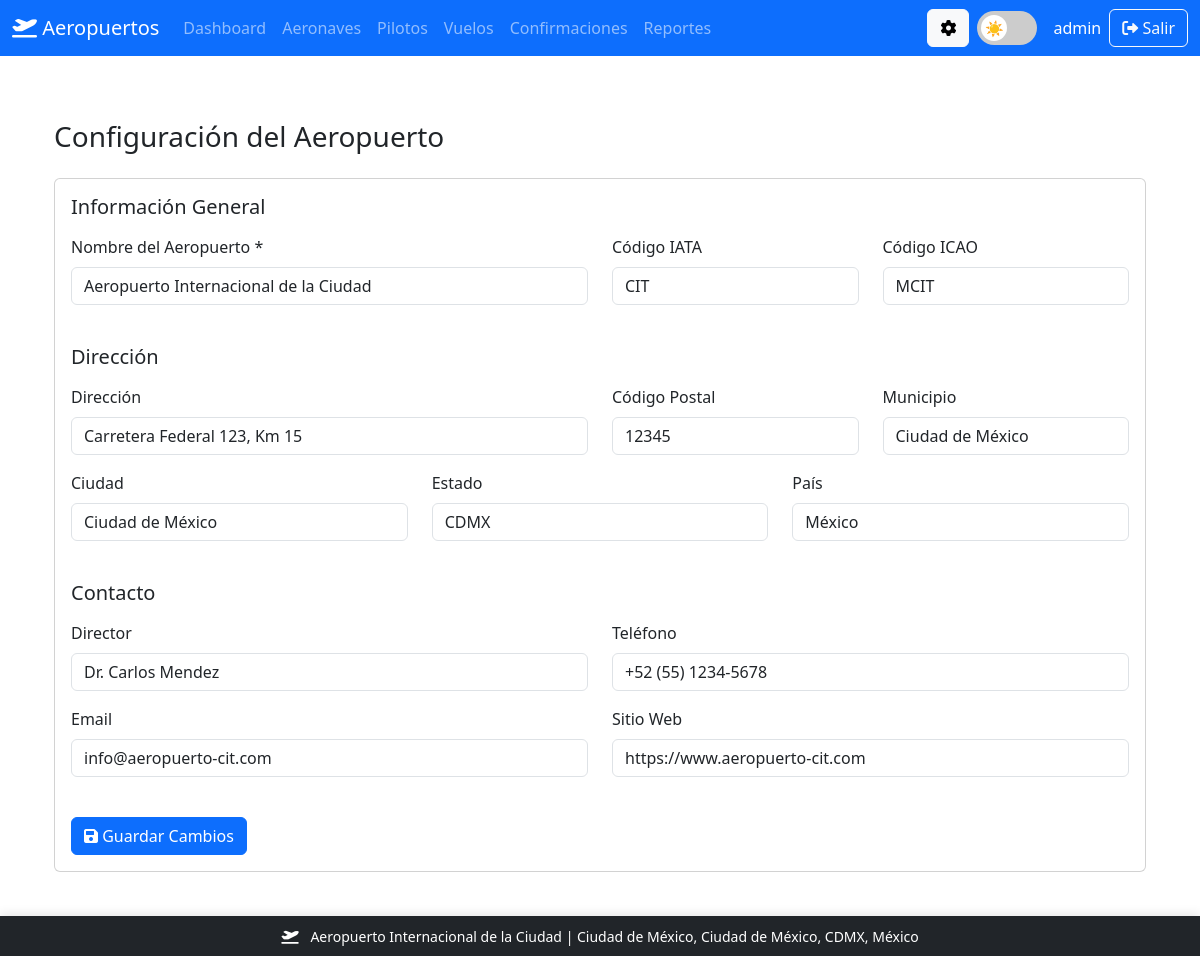
/config/aeropuerto (signed in), run on the app's committed database.
### models.py (models this page shows, shortened)
class Usuario(db.Model, UserMixin):
    __table_args__ = {'extend_existing': True}
    __tablename__ = 'Usuarios'
    id = db.Column(db.Integer, primary_key=True)
    username = db.Column(db.String(80), unique=True, nullable=False)
    password_hash = db.Column(db.String(120), nullable=False)
    rol = db.Column(db.String(20), default='usuario')
    created_at = db.Column(db.DateTime, default=datetime.utcnow)

class ConfiguracionAeropuerto(db.Model):
    __table_args__ = {'extend_existing': True}
    __tablename__ = 'configuracion_aeropuerto'
    id = db.Column(db.Integer, primary_key=True)
    nombre = db.Column(db.String(100), nullable=False, default='Mi Aeropuerto')
    codigo_iata = db.Column(db.String(3))
    codigo_icao = db.Column(db.String(4))
    director = db.Column(db.String(100))
    direccion = db.Column(db.String(200))
    codigo_postal = db.Column(db.String(10))
    municipio = db.Column(db.String(100))
    ciudad = db.Column(db.String(100))
    estado = db.Column(db.String(100))
    pais = db.Column(db.String(100), default='México')
    telefono = db.Column(db.String(20))
    email = db.Column(db.String(100))
    sitio_web = db.Column(db.String(200))
    created_at = db.Column(db.DateTime, default=datetime.utcnow)
    updated_at = db.Column(db.DateTime, default=datetime.utcnow, onupdate=datetime.utcnow)

### routes/config.py (the view, shortened to what this page needs)
@config_bp.route('/aeropuerto', methods=['GET', 'POST'])
@login_required
def configuracion_aeropuerto():
    if not current_user.rol == 'admin':
        flash('Acceso denegado. Se requieren permisos de administrador.', 'danger')
        return redirect(url_for('main.dashboard'))
    config = ConfiguracionAeropuerto.query.first()
    if not config:
        config = ConfiguracionAeropuerto(
            nombre='Mi Aeropuerto'
        )
        db.session.add(config)
        db.session.commit()
    return render_template('config/aeropuerto.html', config=config)

### app.py (called while the page is built)
@login_manager.user_loader
def load_user(user_id):
    return db.session.get(Usuario, int(user_id))

### templates/config/aeropuerto.html (shortened to what this page needs)
{% extends "base.html" %}
{% block content %}
<div class="container">
    <h3 class="my-4">Configuración del Aeropuerto</h3>
    <div class="card">
        <div class="card-body">
            <form method="POST">
                <h5 class="mb-3">Información General</h5>
                <div class="row">
                    <div class="col-md-6 mb-3">
                        <label for="nombre" class="form-label">Nombre del Aeropuerto *</label>
                        <input type="text" class="form-control" id="nombre" name="nombre"
                               value="{{ config.nombre }}" required>
                    </div>
                    <div class="col-md-3 mb-3">
                        <label for="codigo_iata" class="form-label">Código IATA</label>
                        <input type="text" class="form-control" id="codigo_iata" name="codigo_iata"
                               value="{{ config.codigo_iata }}" maxlength="3">
                    </div>
                    <div class="col-md-3 mb-3">
                        <label for="codigo_icao" class="form-label">Código ICAO</label>
                        <input type="text" class="form-control" id="codigo_icao" name="codigo_icao"
                               value="{{ config.codigo_icao }}" maxlength="4">
                    </div>
                </div>
                <h5 class="mb-3 mt-4">Dirección</h5>
                <div class="row">
                    <div class="col-md-6 mb-3">
                        <label for="direccion" class="form-label">Dirección</label>
                        <input type="text" class="form-control" id="direccion" name="direccion"
                               value="{{ config.direccion }}">
                    </div>
                    <div class="col-md-3 mb-3">
                        <label for="codigo_postal" class="form-label">Código Postal</label>
                        <input type="text" class="form-control" id="codigo_postal" name="codigo_postal"
                               value="{{ config.codigo_postal }}">
                    </div>
                    <div class="col-md-3 mb-3">
                        <label for="municipio" class="form-label">Municipio</label>
                        <input type="text" class="form-control" id="municipio" name="municipio"
                               value="{{ config.municipio }}">
                    </div>
                </div>
                <div class="row">
                    <div class="col-md-4 mb-3">
                        <label for="ciudad" class="form-label">Ciudad</label>
                        <input type="text" class="form-control" id="ciudad" name="ciudad"
                               value="{{ config.ciudad }}">
                    </div>
                    <div class="col-md-4 mb-3">
                        <label for="estado" class="form-label">Estado</label>
                        <input type="text" class="form-control" id="estado" name="estado"
                               value="{{ config.estado }}">
                    </div>
                    <div class="col-md-4 mb-3">
                        <label for="pais" class="form-label">País</label>
                        <input type="text" class="form-control" id="pais" name="pais"
                               value="{{ config.pais }}">
                    </div>
                </div>
                <h5 class="mb-3 mt-4">Contacto</h5>
                <div class="row">
                    <div class="col-md-6 mb-3">
                        <label for="director" class="form-label">Director</label>
                        <input type="text" class="form-control" id="director" name="director"
                               value="{{ config.director }}">
                    </div>
                    <div class="col-md-6 mb-3">
                        <label for="telefono" class="form-label">Teléfono</label>
                        <input type="tel" class="form-control" id="telefono" name="telefono"
                               value="{{ config.telefono }}">
                    </div>
                </div>
                <div class="row">
                    <div class="col-md-6 mb-3">
                        <label for="email" class="form-label">Email</label>
                        <input type="email" class="form-control" id="email" name="email"
                               value="{{ config.email }}">
                    </div>
                    <div class="col-md-6 mb-3">
                        <label for="sitio_web" class="form-label">Sitio Web</label>
                        <input type="url" class="form-control" id="sitio_web" name="sitio_web"
                               value="{{ config.sitio_web }}">
                    </div>
                </div>
                <div class="mt-4">
                    <button type="submit" class="btn btn-primary">
                        <i class="fas fa-save"></i> Guardar Cambios
                    </button>
                </div>
            </form>
        </div>
    </div>
</div>
{% endblock %}

### templates/base.html (shortened to what this page needs)
<!doctype html>
<html lang="es" data-bs-theme="light">
<head>
    <link href="https://cdn.jsdelivr.net/npm/bootstrap@5.3.2/dist/css/bootstrap.min.css" rel="stylesheet">
    <link href="https://cdnjs.cloudflare.com/ajax/libs/font-awesome/6.0.0/css/all.min.css" rel="stylesheet">
</head>
<body>
<div class="main-content">
    <nav class="navbar navbar-expand-lg navbar-dark bg-primary">
        <div class="container-fluid">
            <a class="navbar-brand" href="{{ url_for('main.dashboard') }}">
                <i class="fas fa-plane-departure"></i> Aeropuertos
            </a>
            <div class="collapse navbar-collapse" id="navbarContent">
                <ul class="navbar-nav me-auto mb-2 mb-lg-0">
                    {% if current_user.is_authenticated %}
                    <li class="nav-item">
                        <a class="nav-link" href="{{ url_for('main.dashboard') }}">Dashboard</a>
                    </li>
                    <li class="nav-item">
                        <a class="nav-link" href="{{ url_for('main.page_aeronaves') }}">Aeronaves</a>
                    </li>
                    <li class="nav-item">
                        <a class="nav-link" href="{{ url_for('main.page_pilotos') }}">Pilotos</a>
                    </li>
                    <li class="nav-item">
                        <a class="nav-link" href="{{ url_for('main.page_vuelos') }}">Vuelos</a>
                    </li>
                    <li class="nav-item">
                        <a class="nav-link" href="{{ url_for('main.page_confirmaciones') }}">Confirmaciones</a>
                    </li>
                    <li class="nav-item">
                        <a class="nav-link" href="{{ url_for('reports.reports_index') }}">Reportes</a>
                    </li>
                    {% endif %}
                </ul>
                {% if current_user.is_authenticated %}
                <div class="d-flex align-items-center">
                    {% if current_user.rol == 'admin' %}
                    <a href="{{ url_for('config.configuracion_aeropuerto') }}"
                       class="btn btn-light me-2"
                       title="Configuración del Aeropuerto">
                        <i class="fas fa-cog"></i>
                    </a>
                    {% endif %}
                    <div class="theme-switch-wrapper">
                        <label class="theme-switch mb-0">
                            <span class="slider"></span>
                        </label>
                    </div>
                    <span class="text-white me-2">{{ current_user.username }}</span>
                    <a class="btn btn-outline-light" href="{{ url_for('auth.logout') }}">
                        <i class="fas fa-sign-out-alt"></i> Salir
                    </a>
                </div>
                {% endif %}
            </div>
        </div>
    </nav>
    <div class="container py-4">
        {% block content %}{% endblock %}
    </div>
</div>
<footer class="footer-fixed">
    <div class="container-fluid">
        <div class="row align-items-center">
            <div class="col-md-12 text-center">
                <small id="statusbar-info">
                    <i class="fas fa-plane-departure me-2"></i>
                    <span id="aeropuerto-nombre">Cargando...</span> |
                    <span id="aeropuerto-ciudad">Cargando...</span>,
                    <span id="aeropuerto-municipio">Cargando...</span>,
                    <span id="aeropuerto-estado">Cargando...</span>,
                    <span id="aeropuerto-pais">Cargando...</span>
                </small>
            </div>
        </div>
    </div>
</footer>
</body>
</html>

### templates/base.html (style rules this page uses)
html, body { height: 100%; margin: 0; padding: 0; }
body { display: flex; flex-direction: column; min-height: 100vh; }
.main-content { flex: 1; display: flex; flex-direction: column; }
.container { flex: 1; }
.footer-fixed { position: fixed; bottom: 0; left: 0; right: 0; z-index: 1000; background-color: #212529; color: #ffffff; padding: 8px 0; box-shadow: 0 -2px 10px rgba(0, 0, 0, 0.1); }
.main-content { padding-bottom: 60px; }
.theme-switch-wrapper { display: flex; align-items: center; gap: 0.5rem; margin-right: 1rem; }
.theme-switch { position: relative; width: 60px; height: 34px; }
.slider { position: absolute; cursor: pointer; top: 0; left: 0; right: 0; bottom: 0; background-color: #ccc; transition: .4s; border-radius: 34px; }
.slider:before { position: absolute; content: "☀️"; height: 26px; width: 26px; left: 4px; bottom: 4px; background-color: white; transition: .4s; border-radius: 50%; display: flex; align-items: center; justify-content: center; font-size: 15px; }
body, .card, .navbar, .btn { transition: all 0.3s ease-in-out; }

### data on the page
Usuario: username "admin"
ConfiguracionAeropuerto: nombre "Aeropuerto Internacional de la Ciudad", codigo_iata "CIT", codigo_icao "MCIT", direccion "Carretera Federal 123, Km 15", codigo_postal "12345", municipio "Ciudad de México", ciudad "Ciudad de México", estado "CDMX", pais "México", director "Dr. Carlos Mendez", telefono "+52 (55) 1234-5678", email "info@aeropuerto-cit.com", sitio_web "https://www.aeropuerto-cit.com"
